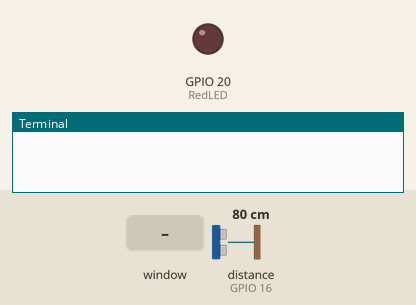
This program was run on a simulated Raspberry Pi (BCM pin numbers). On the bench: output pins drawn as LEDs (lit = HIGH), the last lines printed to the terminal. Inputs (shaded band) come from the test bench; at power-on: distance to the obstacle (sensor on GPIO 16) 80 cm. The echo pulse lasts 58.3 µs per cm; the desktop window is not drawn, its controls go by their first labels and the mouse button is held 0.15 s; the clock reads 2024-03-15 10:24:30 at power-on unless the program sets it; pins used as bus, display or sensor lines are not drawn.

Above: at 1.2 s.
1.3 s: control labelled "Medir" in the window clicked
3.8 s: control labelled "No medir" in the window clicked
At 5.7 s:
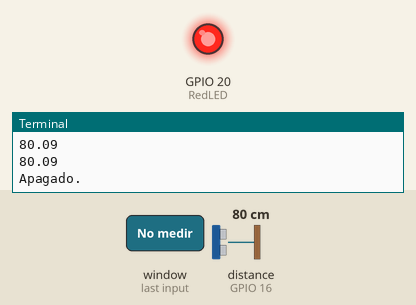
Timing chart, 0 to 7.2 s (numbered marks = the images above; inputs shaded):
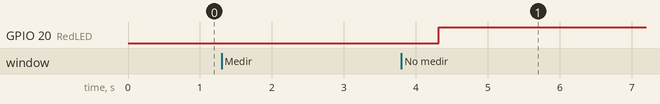

Measured:
- after the input at 3.8 s, GPIO 20 (RedLED): LOW → HIGH after 0.52 s

The program:

04-tkinter-distance.py
```python
import  RPi.GPIO as GPIO
import tkinter as tk
import time

GPIO.setmode(GPIO.BCM)
GPIO.setwarnings(False)

RedLED = 20
pinTRIG=23
pinECHO=16
vSon=34300

GPIO.setup(20,GPIO.OUT)
GPIO.setup(pinTRIG,GPIO.OUT)
GPIO.setup(pinECHO,GPIO.IN)
GPIO.output(pinTRIG,GPIO.LOW)


def distance():
    GPIO.output(RedLED, GPIO.LOW)
    x = seleccion.get()
    if x == 1:
        time.sleep(1)
        GPIO.output(pinTRIG,GPIO.HIGH)
        time.sleep(0.00001)
        GPIO.output(pinTRIG,GPIO.LOW)
        while GPIO.input(pinECHO)==0:
                tinicio=time.time()
        while GPIO.input(pinECHO)==1:
                tfin=time.time()
        tvuelo=tfin-tinicio
        distancia=tvuelo*vSon/2
        distancia=round(distancia,2)
        print(distancia)
        window.update()
        distance()
        #return distancia
    else:
        # encender un led
        GPIO.output(RedLED, GPIO.HIGH)
        print("Apagado.")

# definition window
window = tk.Tk()
window.geometry("600x600")
window.title("Tarea")

lb = tk.Label(window,text='Esto es un ejemplo de ventana Tkinter')
lb.pack()

seleccion = tk.IntVar()
seleccion.set(0)

boton1 = tk.Radiobutton(window, text='Medir', variable=seleccion,fg='blue', indicator=1, width=10, padx=20, value=1, command=distance)
boton1.pack()
boton2 = tk.Radiobutton(window, text='No medir', variable=seleccion,fg='red', indicator=1, width=10, padx=20, value=0)
boton2.pack()


window.mainloop()
```
